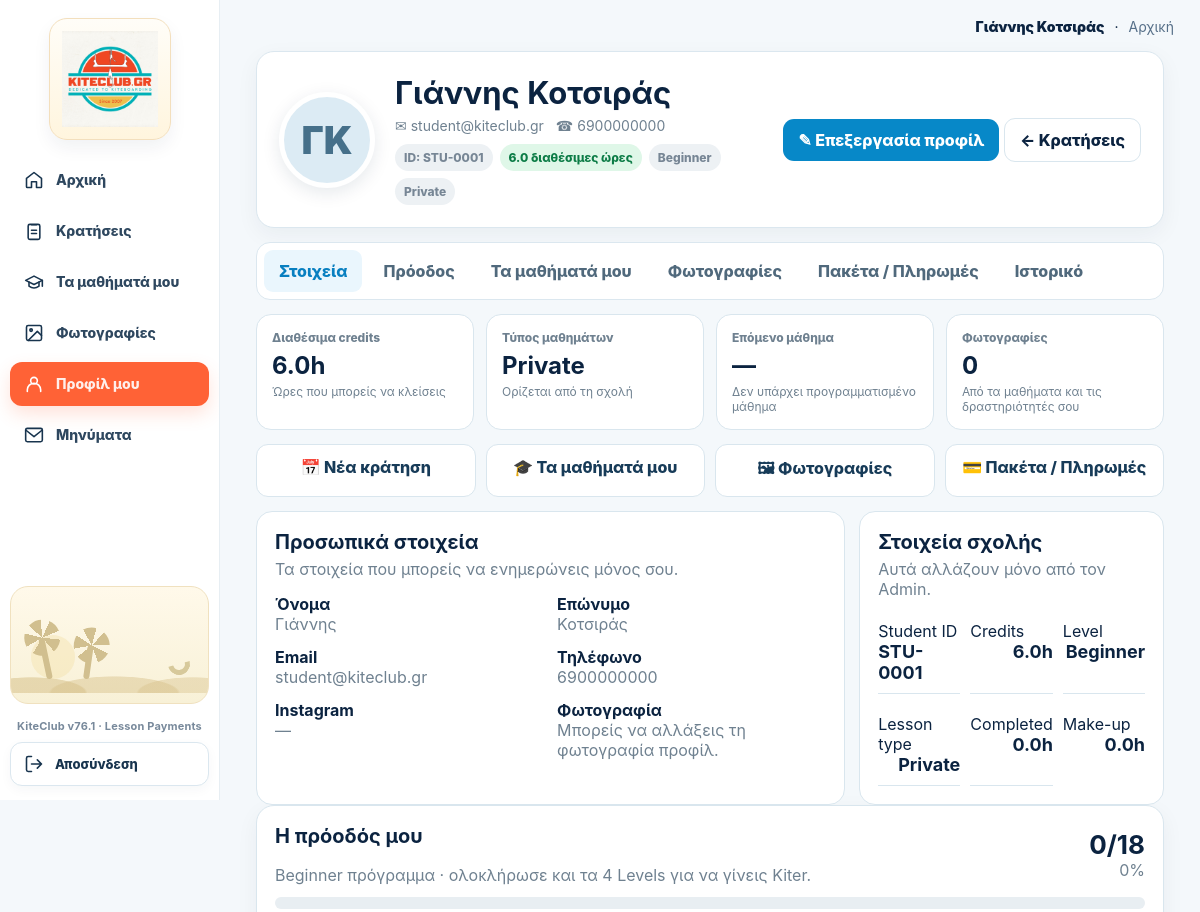
/student/profile (signed in, upper part), run on an earlier commit of the app's database.
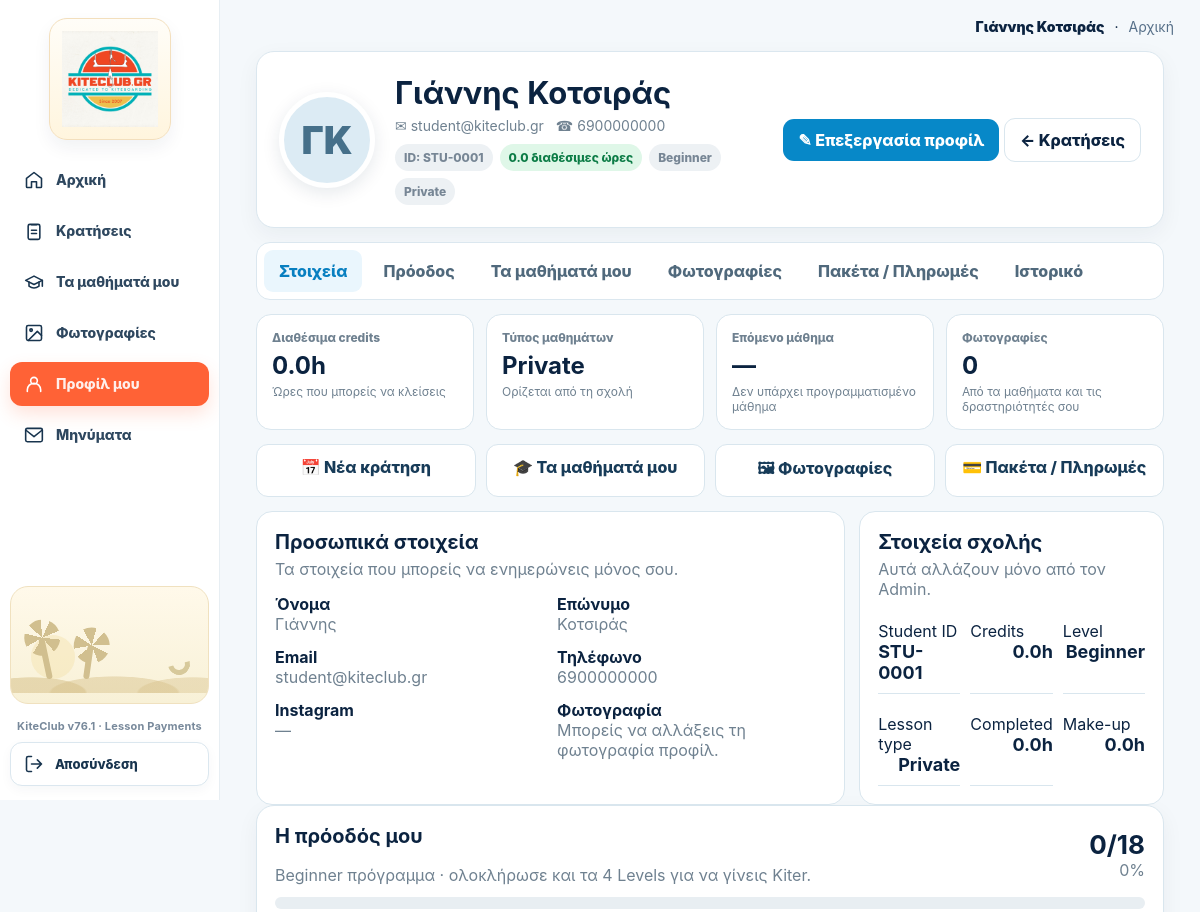
And on a later commit of the database.
### tables this page shows
CREATE TABLE students(
      user_id INTEGER PRIMARY KEY, credits REAL DEFAULT 0, level TEXT DEFAULT 'Beginner'
    , student_code TEXT, lesson_type TEXT DEFAULT 'private', group_id INTEGER, crew_member INTEGER DEFAULT 0, crew_start_date TEXT, crew_end_date TEXT, crew_fee REAL DEFAULT 0);

### app.py (the view, shortened to what this page needs)
@app.route("/student/profile")
def student_profile():
    u=current_user()
    if not u or u["role"]!="student": return redirect(url_for("login"))
    con=db()
    st=con.execute("""SELECT s.*,u.name,u.surname,u.email,u.phone,u.instagram,u.profile_photo FROM students s JOIN users u ON u.id=s.user_id WHERE s.user_id=?""",(u["id"],)).fetchone()
    group_members=_group_members(con,u["id"])
    rows=con.execute("""
      SELECT b.*,bp.payment_status participant_payment_status,
             COALESCE(bp.attendance_status,b.status) participant_status,
             COALESCE(bp.participant_next_skill,b.next_skill) participant_next_skill,
             COALESCE(bp.participant_notes,b.instructor_notes) participant_notes,
             sl.lesson_date,sl.start_time,
             ins.name instructor,ins.surname instructor_surname,
             COALESCE(day_sp.name,slot_sp.name) spot,
             (SELECT COUNT(*) FROM booking_participants bp2 WHERE bp2.booking_id=b.id) participant_count,
             (SELECT GROUP_CONCAT(TRIM(pu.name || ' ' || COALESCE(pu.surname,'')), ' · ')
                FROM booking_participants bp3 JOIN users pu ON pu.id=bp3.student_id
               WHERE bp3.booking_id=b.id) participant_names
      FROM booking_participants bp
      JOIN bookings b ON b.id=bp.booking_id
      JOIN slots sl ON sl.id=b.slot_id
      JOIN users ins ON ins.id=sl.instructor_id
      JOIN spots slot_sp ON slot_sp.id=sl.spot_id
      LEFT JOIN day_spots ds ON ds.lesson_date=sl.lesson_date
      LEFT JOIN spots day_sp ON day_sp.id=ds.spot_id
      WHERE bp.student_id=? ORDER BY sl.lesson_date DESC,sl.start_time DESC
    """,(u["id"],)).fetchall()
    now_dt=datetime.now(); upcoming=[]; completed=[]; cancelled=[]; no_shows=[]; makeups=[]
    completed_hours=0.0; no_show_hours=0.0; makeup_hours=0.0
    upcoming.sort(key=lambda b: (b["lesson_date"], b["start_time"], b["id"]))
    package_history=con.execute("""
      SELECT * FROM student_packages WHERE student_id=?
      ORDER BY purchased_at DESC,id DESC
    """,(u["id"],)).fetchall()
    today_iso=datetime.now().date().isoformat()
    crew_status="inactive"
    student_photos=con.execute("""
      SELECT * FROM student_photos WHERE student_id=?
      ORDER BY COALESCE(photo_date,'') DESC, created_at DESC, id DESC
    """,(u["id"],)).fetchall()
    progress=get_student_progress(con,u["id"])
    con.close()
    return render_template(
      "student_profile.html",student=st,upcoming=upcoming,completed=completed,
      cancelled=cancelled,no_shows=no_shows,makeups=makeups,completed_hours=completed_hours,
      no_show_hours=no_show_hours,makeup_hours=makeup_hours,package_history=package_history,group_members=group_members,
      crew_status=crew_status,student_photos=student_photos,progress=progress
    )

### app.py (called while the page is built)
@app.before_request
def enforce_csrf():
    if request.method in ("POST", "PUT", "PATCH", "DELETE"):
        supplied = request.form.get("_csrf_token") or request.headers.get("X-CSRF-Token", "")
        expected = session.get("_csrf_token", "")
        if not supplied or not expected or not hmac.compare_digest(supplied, expected):
            abort(400, description="Invalid or missing security token. Refresh the page and try again.")

@app.after_request
def security_headers(response):
    response.headers["X-Content-Type-Options"] = "nosniff"
    response.headers["Referrer-Policy"] = "strict-origin-when-cross-origin"
    response.headers["X-Frame-Options"] = "DENY"
    response.headers["Permissions-Policy"] = "camera=(), microphone=(), geolocation=()"
    response.headers["Cache-Control"] = "no-store" if session.get("uid") else "no-cache"
    if request.is_secure:
        response.headers["Strict-Transport-Security"] = "max-age=31536000; includeSubDomains"
    return response

def db():
    con = sqlite3.connect(DB, timeout=15)
    con.execute("PRAGMA busy_timeout=15000")
    con.row_factory = sqlite3.Row
    return con

### templates/student_profile.html (shortened to what the changed rows need)
{% extends "base.html" %}{% block content %}
<link rel="stylesheet" href="{{ url_for('static', filename='student-portal.css') }}">
<link rel="stylesheet" href="{{url_for('static',filename='role-sidebar-v3.css')}}?v=3">
<div class="student-portal-shell">
  {% set student_nav='profile' %}{% include '_student_portal_sidebar.html' %}
  <main class="student-portal-main">
    <div class="student-portal-content">
<div class="sp">
  <div class="student-profile-card">
    <div>
      <h1>{{student.name}}{% if student.surname %} {{student.surname}}{% endif %}</h1>
      <div class="badges"><span class="badge off">ID: {{student.student_code}}</span><span class="badge ok">{{student.credits}} διαθέσιμες ώρες</span><span class="badge off">{{progress.current_level}}</span><span class="badge off">{{'Private' if student.lesson_type=='private' else ('2P Group' if student.lesson_type=='2p' else '3P Group')}}</span>{% if crew_status=='active' %}<span class="badge ok">CREW MEMBER</span>{% endif %}</div>
    </div>
  </div>
  <div class="summary-cards">
    <div class="summary-card"><span>Διαθέσιμα credits</span><b>{{student.credits}}h</b><div class="small">Ώρες που μπορείς να κλείσεις</div></div>
    <div class="summary-card"><span>Τύπος μαθημάτων</span><b>{{'Private' if student.lesson_type=='private' else ('2P Group' if student.lesson_type=='2p' else '3P Group')}}</b><div class="small">Ορίζεται από τη σχολή</div></div>
  </div>
  <section id="details" class="section-grid">
    <div class="panel">
      <h2>Προσωπικά στοιχεία</h2><div class="muted">Τα στοιχεία που μπορείς να ενημερώνεις μόνος σου.</div>
    </div>
    <div class="panel">
      <h2>Στοιχεία σχολής</h2><div class="muted">Αυτά αλλάζουν μόνο από τον Admin.</div>
      <div class="stats" style="margin-top:12px"><div class="stat">Student ID <b>{{student.student_code}}</b></div><div class="stat">Credits <b>{{student.credits}}h</b></div><div class="stat">Level <b>{{progress.current_level}}</b></div><div class="stat">Lesson type <b>{{'Private' if student.lesson_type=='private' else ('2P' if student.lesson_type=='2p' else '3P')}}</b></div><div class="stat">Completed <b>{{completed_hours}}h</b></div><div class="stat">Make-up <b>{{makeup_hours}}h</b></div></div>
    </div>
  </section>
  <div id="progress" class="card" style="margin-bottom:14px">
    <div style="display:flex;justify-content:space-between;gap:12px;align-items:center;flex-wrap:wrap"><div><h2>Η πρόοδός μου</h2></div></div>
  </div>
</div>
    </div>
  </main>
</div>
{% endblock %}

What changed in the data, as far as the page shows it:
changed students "Private": credits "6.0" → "0.0"; current_level (not shown) → "Beginner"
Also different on the page:
{{ progress.current_level }}: "Beginner" → (not shown)
